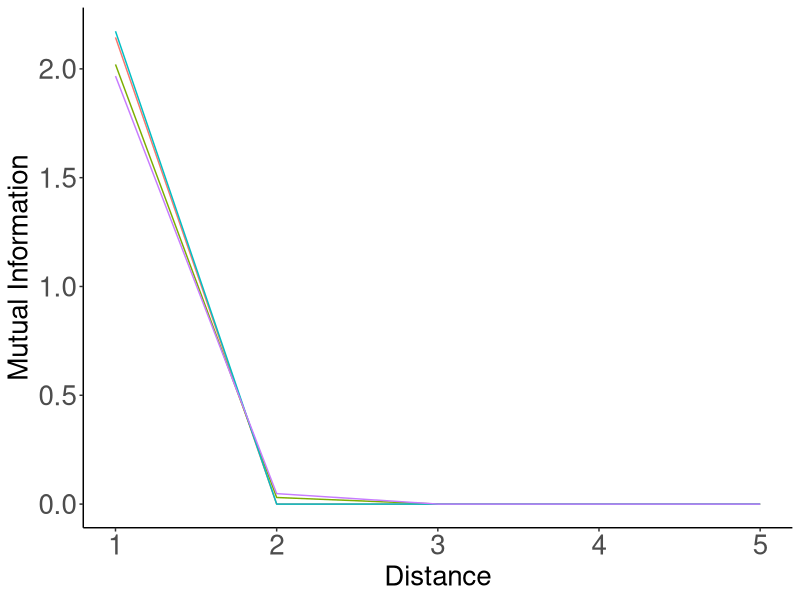
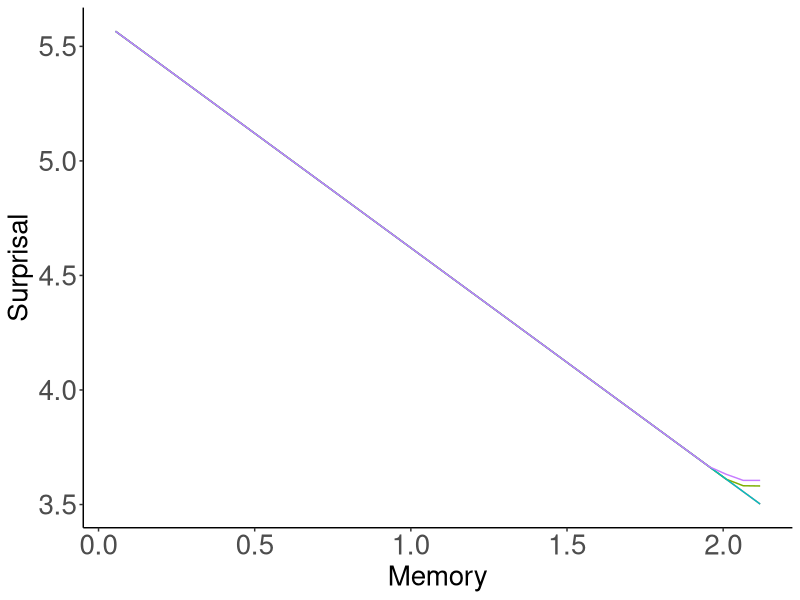
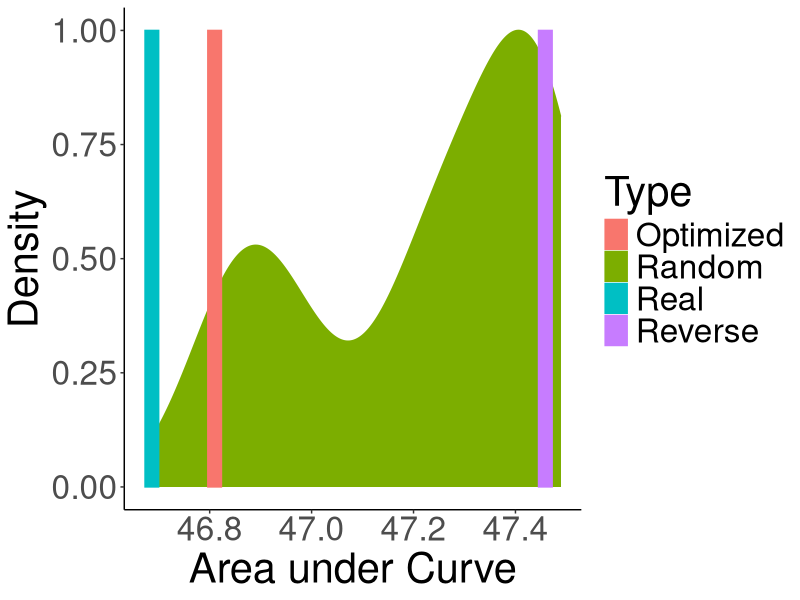

The R source for these figures, in order:
library(tidyr)
library(dplyr)
library(ggplot2)

######################################

data = read.csv("results.tsv", sep="\t")
data = data %>% filter(Script == "forWords_Japanese_RandomOrder_Normalized_FullData_Heldout.py")

unigramCE = mean(data$UnigramCE)

data$Type = ifelse(data$Model %in% c("REAL", "RANDOM", "REVERSE"), as.character(data$Model), "Optimized")
data$Type = ifelse(data$Type %in% c("REAL"), "Real", as.character(data$Type))
data$Type = ifelse(data$Type %in% c("RANDOM"), "Random", as.character(data$Type))
data$Type = ifelse(data$Type %in% c("REVERSE"), "Reverse", as.character(data$Type))

data_ = data %>% group_by(Distance, Type) %>% summarise(MI=median(MI))
data_ = data_ %>% filter(Distance < 5)
plot = ggplot(data_, aes(x=1+Distance, y=MI, color=Type)) + geom_line()
plot = plot + theme_bw()
plot = plot + xlab("Distance") + ylab("Mutual Information")
plot = plot + theme(axis.title.x=element_text(size=20), axis.title.y=element_text(size=20), axis.text = element_text(size=20))
plot = plot + theme(panel.grid.major = element_blank(), panel.grid.minor = element_blank(), panel.background = element_blank(), legend.position="none")
plot = plot + theme(axis.line = element_line(colour = "black"),
            panel.grid.major = element_blank(),
                panel.grid.minor = element_blank(),
                panel.border = element_blank(),
                    panel.background = element_blank())
ggsave(plot, file=paste("../figures/Japanese-suffixes-byMorphemes-it-heldout.pdf", sep=""), height=4, width=4)

data = read.csv("results_interpolated.tsv", sep="\t")


data = data %>% filter(Script == "forWords_Japanese_RandomOrder_Normalized_FullData_Heldout.py")

data = data %>% group_by(Type, Memory) %>% summarise(Surprisal=unigramCE-median(MI))

plot = ggplot(data, aes(x=Memory, y=Surprisal, color=Type)) + geom_line() #size=2)
plot = plot + theme_bw()
plot = plot + theme(axis.title.x=element_text(size=20), axis.title.y=element_text(size=20), axis.text = element_text(size=20))
plot = plot + theme(panel.grid.major = element_blank(), panel.grid.minor = element_blank(), panel.background = element_blank(), legend.position="none")
plot = plot + theme(axis.line = element_line(colour = "black"),
            panel.grid.major = element_blank(),
                panel.grid.minor = element_blank(),
                panel.border = element_blank(),
                    panel.background = element_blank())
ggsave(plot, file=paste("../figures/Japanese-suffixes-byMorphemes-memsurp-heldout.pdf", sep=""), height=4, width=4)


######################################

data = read.csv("results_auc.tsv", sep="\t")
data = data %>% filter(Script == "forWords_Japanese_RandomOrder_Normalized_FullData_Heldout.py")


data$Type = ifelse(data$Model %in% c("REAL", "RANDOM", "REVERSE"), as.character(data$Model), "Optimized")
data$Type = ifelse(data$Type %in% c("REAL"), "Real", as.character(data$Type))
data$Type = ifelse(data$Type %in% c("RANDOM"), "Random", as.character(data$Type))
data$Type = ifelse(data$Type %in% c("REVERSE"), "Reverse", as.character(data$Type))

data_ = data %>% filter(Type %in% c("Real", "Random", "Optimized", "Reverse"))


barWidth = (max(data$AUC) - min(data$AUC))/30

plot = ggplot(data_, aes(x=AUC, fill=Type, color=Type))
plot = plot + theme_classic()
plot = plot + xlab("Area under Curve") + ylab("Density")
plot = plot + theme(text=element_text(size=30))
plot = plot + geom_density(data= data_%>%filter(Type == "Random"), aes(y=..scaled..)) 
plot = plot + geom_bar(data = data_ %>% filter(!(Type %in% c("Random"))) %>% group_by(Type) %>% summarise(AUC=mean(AUC)) %>% mutate(y=1),  aes(y=y, group=Type), width=barWidth, stat="identity", position = position_dodge())
ggsave(plot, file=paste("../figures/Japanese-suffixes-byMorphemes-auc-hist-heldout.pdf", sep=""), height=4, width=6)
